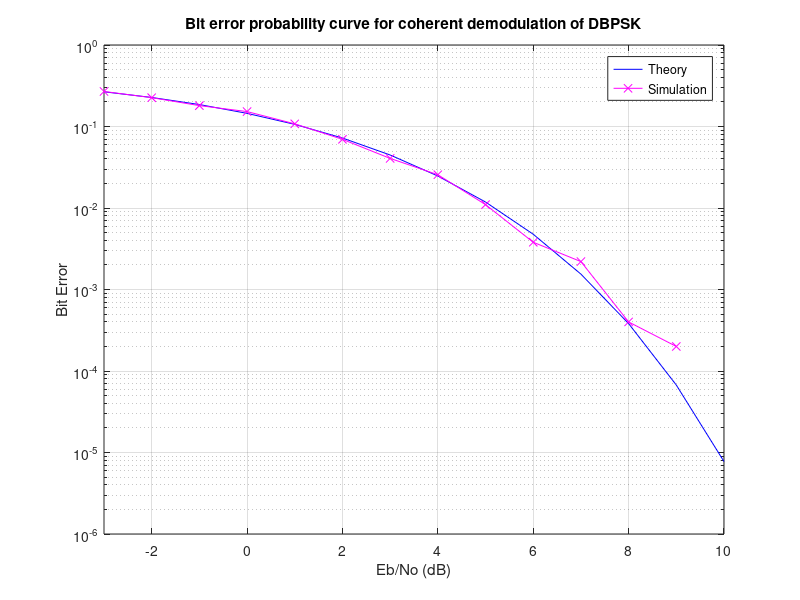

This figure's MATLAB source:
clc;
clear all;
N=10^4;
rand('state',100);
randn('state',200);
ip=rand(1,N)>0.5;
ipD=mod(filter(1, [1 -1], ip),2);
s=2*ipD-1;
Eb_No_dB=[-3:10];
nErr_dbpsk_coh=zeros(size(Eb_No_dB));
for ii=1:length(Eb_No_dB)
    noise=1/sqrt(2)*(randn(1,N)+1i*randn(1,N));
    y=s+10^(-Eb_No_dB(ii)/20)*noise;
    ipDHat_coh=real(y)>0;
    ipHat_coh=mod(filter([1 -1],1,ipDHat_coh),2);
    nErr_dbpsk_coh(ii)=sum(ip~=ipHat_coh);
end
SPmBer_dpsk_coh=nErr_dbpsk_coh/N;
theeory_dpsk_coh=erfc(sqrt(10.^(Eb_No_dB/10))).*(1-0.5*erfc(sqrt(10.^(Eb_No_dB/10))));

figure(1)
semilogy(Eb_No_dB, theeory_dpsk_coh,'b-');
hold on;
semilogy(Eb_No_dB,SPmBer_dpsk_coh,'mx-')
axis([-3 10 10^-6 1]);
grid on;
legend('Theory','Simulation');
xlabel('Eb/No (dB)');
ylabel('Bit Error');
title('Bit error probability curve for coherent demodulation of DBPSK');
